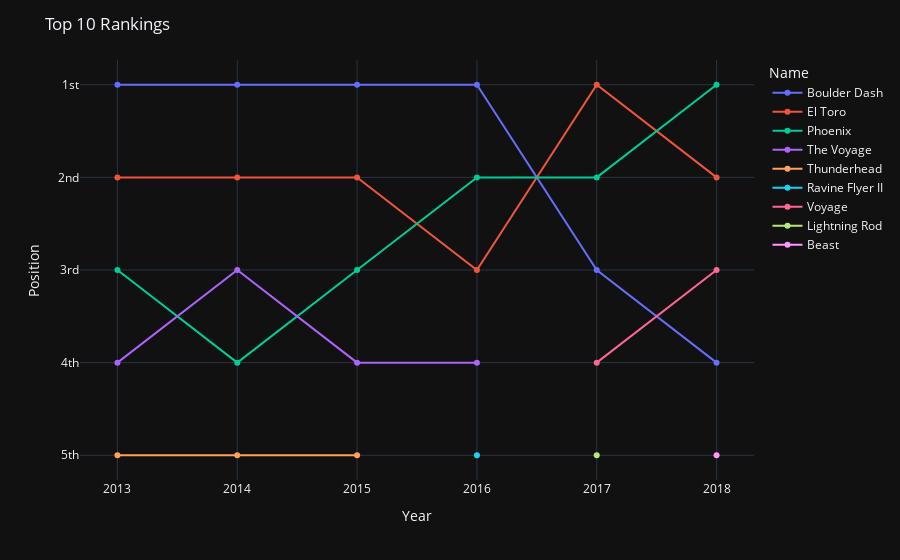

Here is the notebook cell this chart was saved with:
### Markdown cell above
4. Write a function that will plot the ranking of the top `n` ranked roller coasters over time as lines. Your function should take a number `n` and a ranking DataFrame as arguments. Make sure to include informative labels that describe your visualization.

   For example, if `n == 5`, your function should plot a line for each roller coaster that has a rank of `5` or lower.
   
   Call your function with a value of `n` and either the wood ranking or steel ranking DataFrame.

### Code cell
# 4
# Create a function to plot top n rankings over time
import numpy as np


def plotn(n, df):
    rankingdf = df[df['Rank'] <= n]

    fig, ax = plt.subplots(figsize=(20, 14))

    colormap = plt.cm.Spectral
    colors = [colormap(i) for i in np.linspace(0, 1, 9)]

    ax.set_prop_cycle('color', colors)
    plt.style.use('classic')

    for x in set(rankingdf['Name']):
        coaster_rankings = rankingdf[rankingdf['Name'] == x]
        ax.plot(coaster_rankings['Year of Rank'],
                coaster_rankings['Rank'],
                label=x,
                marker='o', linewidth=2.2)
        ax.legend(loc = 8, prop={'size': 16})
        plt.xticks(fontsize=16)
        plt.yticks(fontsize=16)


    ax.invert_yaxis()
    ax.set_yticks([i for i in range(1, 6)])
    plt.title("Top 10 Rankings",
              fontdict={
                  'family': 'serif',
                  'color': 'black',
                  'weight': 'bold',
                  'size': 20
              })
    font = {'family': 'serif', 'color': 'black', 'weight': 'bold', 'size': 16}
    plt.xlabel('Year', fontdict=font)
    plt.ylabel('Ranking', fontdict=font)

def plotn_p(n, df):
    rankingdf = df[df['Rank'] <= n]
    fig = px.line(rankingdf, x=rankingdf['Year of Rank'], y=rankingdf.Rank.values, color='Name', markers=True)
    fig.update_layout(yaxis=dict(autorange="reversed"))
    lbl = ['1st', '2nd', '3rd', '4th', '5th']
    fig.update_layout(yaxis=dict(tickmode='array', tickvals=['1','2','3','4', '5'], ticktext=lbl))
    fig.update_layout(title='Top 10 Rankings', 
                   xaxis_title='Year',
                   yaxis_title='Position')
    fig.update_layout(template='plotly_dark')
    fig.show()

# Create a plot of top n rankings over time
# Matplotlib
#plotn(5, rc_wood_data)

# Plotly
plotn_p(5, rc_wood_data)

### Figure 1 — Plotly figure (JSON) as saved in the notebook; plotly's stock layout.template omitted (floating-point values rounded to 4 significant figures)
{"data": [{"hovertemplate": "Name=Boulder Dash<br>Year of Rank=%{x}<br>y=%{y}<extra></extra>", "legendgroup": "Boulder Dash", "line": {"color": "#636efa", "dash": "solid"}, "marker": {"symbol": "circle"}, "mode": "markers+lines", "name": "Boulder Dash", "orientation": "v", "showlegend": true, "type": "scatter", "x": [2013, 2014, 2015, 2016, 2017, 2018], "xaxis": "x", "y": [1, 1, 1, 1, 3, 4], "yaxis": "y"}, {"hovertemplate": "Name=El Toro<br>Year of Rank=%{x}<br>y=%{y}<extra></extra>", "legendgroup": "El Toro", "line": {"color": "#EF553B", "dash": "solid"}, "marker": {"symbol": "circle"}, "mode": "markers+lines", "name": "El Toro", "orientation": "v", "showlegend": true, "type": "scatter", "x": [2013, 2014, 2015, 2016, 2017, 2018], "xaxis": "x", "y": [2, 2, 2, 3, 1, 2], "yaxis": "y"}, {"hovertemplate": "Name=Phoenix<br>Year of Rank=%{x}<br>y=%{y}<extra></extra>", "legendgroup": "Phoenix", "line": {"color": "#00cc96", "dash": "solid"}, "marker": {"symbol": "circle"}, "mode": "markers+lines", "name": "Phoenix", "orientation": "v", "showlegend": true, "type": "scatter", "x": [2013, 2014, 2015, 2016, 2017, 2018], "xaxis": "x", "y": [3, 4, 3, 2, 2, 1], "yaxis": "y"}, {"hovertemplate": "Name=The Voyage<br>Year of Rank=%{x}<br>y=%{y}<extra></extra>", "legendgroup": "The Voyage", "line": {"color": "#ab63fa", "dash": "solid"}, "marker": {"symbol": "circle"}, "mode": "markers+lines", "name": "The Voyage", "orientation": "v", "showlegend": true, "type": "scatter", "x": [2013, 2014, 2015, 2016], "xaxis": "x", "y": [4, 3, 4, 4], "yaxis": "y"}, {"hovertemplate": "Name=Thunderhead<br>Year of Rank=%{x}<br>y=%{y}<extra></extra>", "legendgroup": "Thunderhead", "line": {"color": "#FFA15A", "dash": "solid"}, "marker": {"symbol": "circle"}, "mode": "markers+lines", "name": "Thunderhead", "orientation": "v", "showlegend": true, "type": "scatter", "x": [2013, 2014, 2015], "xaxis": "x", "y": [5, 5, 5], "yaxis": "y"}, {"hovertemplate": "Name=Ravine Flyer II<br>Year of Rank=%{x}<br>y=%{y}<extra></extra>", "legendgroup": "Ravine Flyer II", "line": {"color": "#19d3f3", "dash": "solid"}, "marker": {"symbol": "circle"}, "mode": "markers+lines", "name": "Ravine Flyer II", "orientation": "v", "showlegend": true, "type": "scatter", "x": [2016], "xaxis": "x", "y": [5], "yaxis": "y"}, {"hovertemplate": "Name=Voyage<br>Year of Rank=%{x}<br>y=%{y}<extra></extra>", "legendgroup": "Voyage", "line": {"color": "#FF6692", "dash": "solid"}, "marker": {"symbol": "circle"}, "mode": "markers+lines", "name": "Voyage", "orientation": "v", "showlegend": true, "type": "scatter", "x": [2017, 2018], "xaxis": "x", "y": [4, 3], "yaxis": "y"}, {"hovertemplate": "Name=Lightning Rod<br>Year of Rank=%{x}<br>y=%{y}<extra></extra>", "legendgroup": "Lightning Rod", "line": {"color": "#B6E880", "dash": "solid"}, "marker": {"symbol": "circle"}, "mode": "markers+lines", "name": "Lightning Rod", "orientation": "v", "showlegend": true, "type": "scatter", "x": [2017], "xaxis": "x", "y": [5], "yaxis": "y"}, {"hovertemplate": "Name=Beast<br>Year of Rank=%{x}<br>y=%{y}<extra></extra>", "legendgroup": "Beast", "line": {"color": "#FF97FF", "dash": "solid"}, "marker": {"symbol": "circle"}, "mode": "markers+lines", "name": "Beast", "orientation": "v", "showlegend": true, "type": "scatter", "x": [2018], "xaxis": "x", "y": [5], "yaxis": "y"}], "layout": {"legend": {"title": {"text": "Name"}, "tracegroupgap": 0}, "margin": {"t": 60}, "title": {"text": "Top 10 Rankings"}, "xaxis": {"anchor": "y", "domain": [0, 1], "title": {"text": "Year"}}, "yaxis": {"anchor": "x", "autorange": "reversed", "domain": [0, 1], "tickmode": "array", "ticktext": ["1st", "2nd", "3rd", "4th", "5th"], "tickvals": ["1", "2", "3", "4", "5"], "title": {"text": "Position"}}}}
